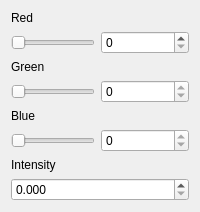
                               <widget class="QWidget" name="tab_7">
                                <attribute name="title">
                                 <string>Colors</string>
                                </attribute>
                                <layout class="QVBoxLayout" name="verticalLayout_20">
                                 <item>
                                  <layout class="QGridLayout" name="gridLayout_20">
                                   <item row="4" column="0">
                                    <widget class="QSlider" name="hslider_renderer_lighting_PointLights_colors_red">
                                     <property name="sizePolicy">
                                      <sizepolicy hsizetype="Maximum" vsizetype="Maximum">
                                       <horstretch>0</horstretch>
                                       <verstretch>0</verstretch>
                                      </sizepolicy>
                                     </property>
                                     <property name="maximum">
                                      <number>255</number>
                                     </property>
                                     <property name="value">
                                      <number>0</number>
                                     </property>
                                     <property name="orientation">
                                      <enum>Qt::Orientation::Horizontal</enum>
                                     </property>
                                    </widget>
                                   </item>
                                   <item row="3" column="0">
                                    <widget class="QLabel" name="label_7">
                                     <property name="text">
                                      <string>Red</string>
                                     </property>
                                    </widget>
                                   </item>
                                   <item row="5" column="0">
                                    <widget class="QLabel" name="label_8">
                                     <property name="text">
                                      <string>Green</string>
                                     </property>
                                    </widget>
                                   </item>
                                   <item row="6" column="1">
                                    <widget class="QSpinBox" name="spinbox_renderer_lighting_PointLights_colors_green">
                                     <property name="readOnly">
                                      <bool>true</bool>
                                     </property>
                                     <property name="maximum">
                                      <number>255</number>
                                     </property>
                                    </widget>
                                   </item>
                                   <item row="8" column="0">
                                    <widget class="QSlider" name="hslider_renderer_lighting_PointLights_colors_blue">
                                     <property name="sizePolicy">
                                      <sizepolicy hsizetype="Maximum" vsizetype="Maximum">
                                       <horstretch>0</horstretch>
                                       <verstretch>0</verstretch>
                                      </sizepolicy>
                                     </property>
                                     <property name="maximum">
                                      <number>255</number>
                                     </property>
                                     <property name="orientation">
                                      <enum>Qt::Orientation::Horizontal</enum>
                                     </property>
                                    </widget>
                                   </item>
                                   <item row="6" column="0">
                                    <widget class="QSlider" name="hslider_renderer_lighting_PointLights_colors_green">
                                     <property name="sizePolicy">
                                      <sizepolicy hsizetype="Maximum" vsizetype="Maximum">
                                       <horstretch>0</horstretch>
                                       <verstretch>0</verstretch>
                                      </sizepolicy>
                                     </property>
                                     <property name="maximum">
                                      <number>255</number>
                                     </property>
                                     <property name="orientation">
                                      <enum>Qt::Orientation::Horizontal</enum>
                                     </property>
                                    </widget>
                                   </item>
                                   <item row="4" column="1">
                                    <widget class="QSpinBox" name="spinbox_renderer_lighting_PointLights_colors_red">
                                     <property name="toolTipDuration">
                                      <number>-1</number>
                                     </property>
                                     <property name="readOnly">
                                      <bool>false</bool>
                                     </property>
                                     <property name="maximum">
                                      <number>255</number>
                                     </property>
                                    </widget>
                                   </item>
                                   <item row="8" column="1">
                                    <widget class="QSpinBox" name="spinbox_renderer_lighting_PointLights_colors_blue">
                                     <property name="readOnly">
                                      <bool>true</bool>
                                     </property>
                                     <property name="maximum">
                                      <number>255</number>
                                     </property>
                                    </widget>
                                   </item>
                                   <item row="7" column="0">
                                    <widget class="QLabel" name="label_9">
                                     <property name="text">
                                      <string>Blue</string>
                                     </property>
                                    </widget>
                                   </item>
                                  </layout>
                                 </item>
                                 <item>
                                  <widget class="QLabel" name="label_16">
                                   <property name="text">
                                    <string>Intensity</string>
                                   </property>
                                  </widget>
                                 </item>
                                 <item>
                                  <widget class="QDoubleSpinBox" name="dspinbox_renderer_lighting_PointLights_intensity">
                                   <property name="decimals">
                                    <number>3</number>
                                   </property>
                                   <property name="maximum">
                                    <double>10000.000000000000000</double>
                                   </property>
                                  </widget>
                                 </item>
                                </layout>
                               </widget>
